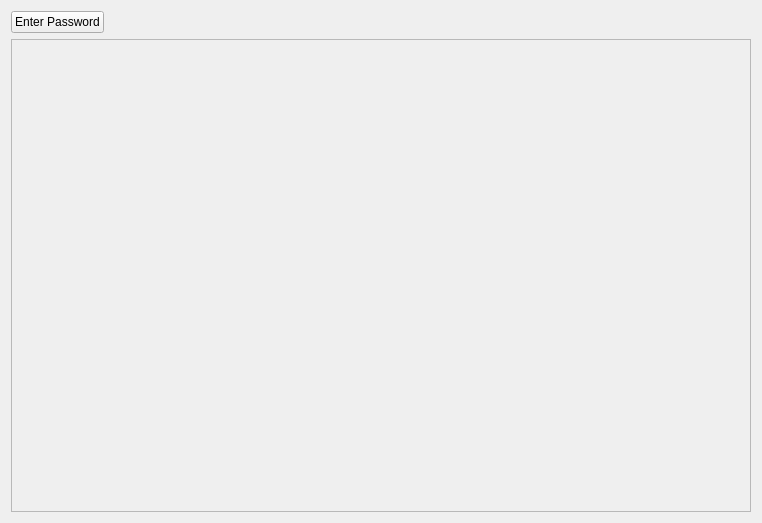
<?xml version="1.0" encoding="UTF-8"?>
<ui version="4.0">
 <class>Tab</class>
 <widget class="QWidget" name="Tab">
  <property name="geometry">
   <rect>
    <x>0</x>
    <y>0</y>
    <width>762</width>
    <height>523</height>
   </rect>
  </property>
  <property name="windowTitle">
   <string>Form</string>
  </property>
  <layout class="QVBoxLayout" name="verticalLayout">
   <item>
    <layout class="QHBoxLayout" name="hLayout">
     <item>
      <widget class="QPushButton" name="btn_enterPassword">
       <property name="text">
        <string>Enter Password</string>
       </property>
      </widget>
     </item>
     <item>
      <spacer name="hSpacer">
       <property name="orientation">
        <enum>Qt::Horizontal</enum>
       </property>
       <property name="sizeHint" stdset="0">
        <size>
         <width>40</width>
         <height>20</height>
        </size>
       </property>
      </spacer>
     </item>
    </layout>
   </item>
   <item>
    <widget class="QScrollArea" name="scrollArea">
     <property name="widgetResizable">
      <bool>true</bool>
     </property>
     <widget class="QWidget" name="scrollAreaWidgetContents">
      <property name="geometry">
       <rect>
        <x>0</x>
        <y>0</y>
        <width>736</width>
        <height>455</height>
       </rect>
      </property>
      <layout class="QGridLayout" name="gridLayout"/>
     </widget>
    </widget>
   </item>
  </layout>
 </widget>
 <resources/>
 <connections/>
</ui>
